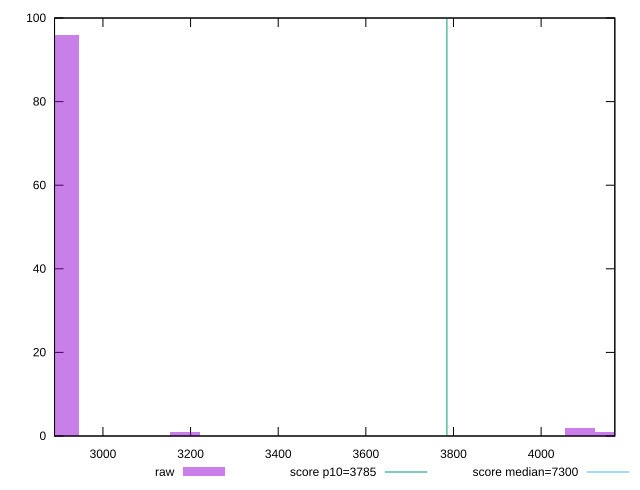

Source code (gnuplot):
reset

$raw <<EOF
3187.556612332767 1
2910.377776477744 96
4088.387828861593 2
4157.682537825349 1
EOF

set key outside below
set boxwidth 69.29470896375581
set xrange [2889.522:4168.213]
set yrange [0:100]
set trange [0:100]
set style fill transparent solid 0.5 noborder

set parametric
set terminal svg size 640, 490 enhanced background rgb 'white'
set output "report_00018_2021-02-10T15-25-16.877Z/interactive/samples/pages+cached+noadtech+nomedia+nocss/raw/histogram.svg"

plot $raw title "raw" with boxes, \
     3785,t title "score p10=3785", \
     7300,t title "score median=7300"

reset
